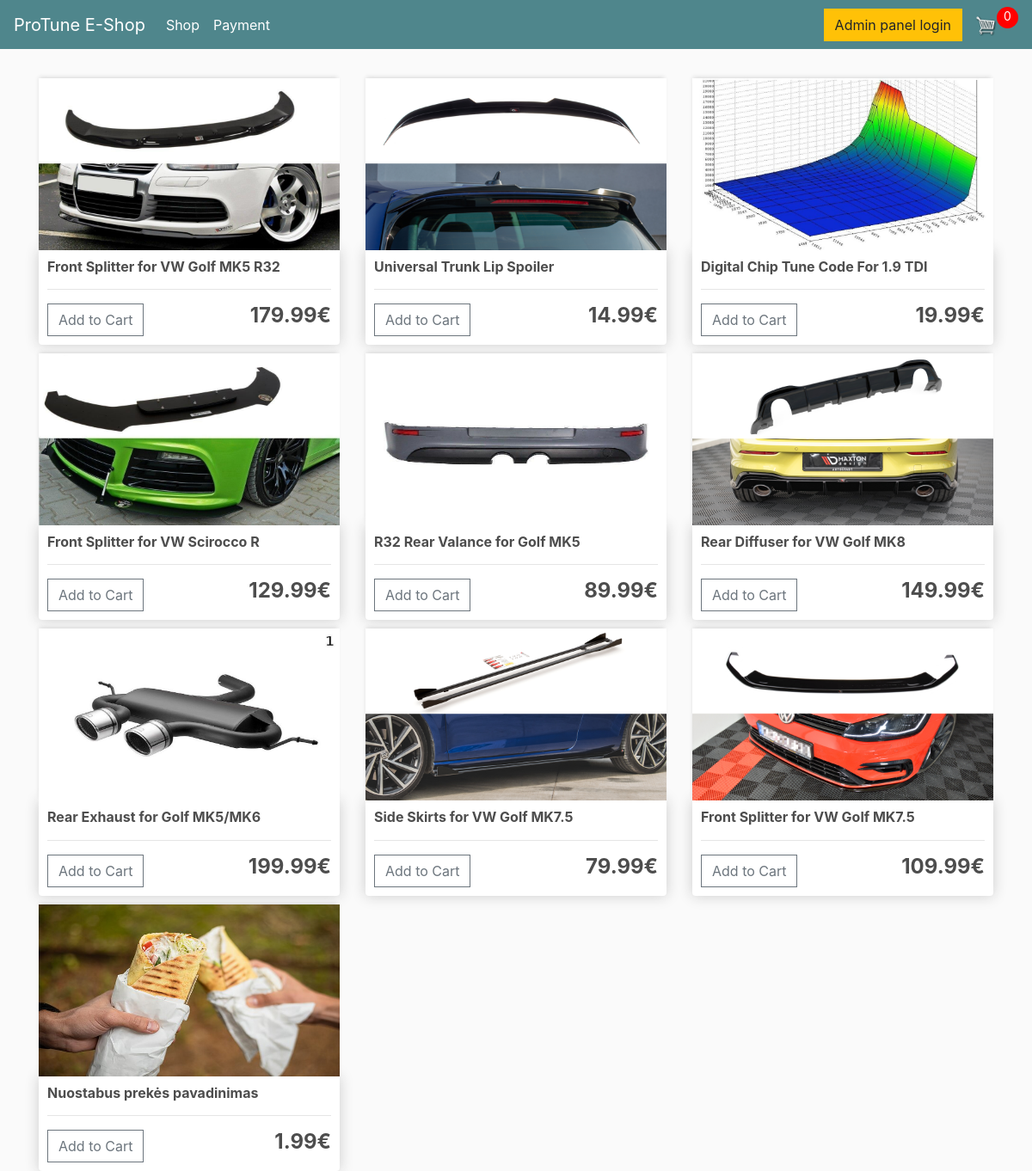
The page / on the database its author committed.
### store/models.py (models this page shows, shortened)
class Product(models.Model):
    name = models.CharField(max_length=200)
    price = models.DecimalField(max_digits=7, decimal_places=2)
    digital = models.BooleanField(default=False, null=True, blank=True)
    image = models.ImageField(null=True, blank=True)
    @property
    def imageURL(self):
        try:
            url = self.image.url
        except:
            url = ''
        return url

### store/views.py (the view)
# urls.py: path('', include('store.urls')),
def store(request):
    data = cartData(request)
    cartItems = data['cartItems']
    products = Product.objects.all()
    context = {'products': products, 'cartItems': cartItems}
    return render(request, 'store/store.html', context)

### store/utils.py (called while the page is built, shortened)
def cookieCart(request):
    try:
        cart = json.loads(request.COOKIES['cart'])
    except:
        cart = {}
    print("Cart:", cart)
    items = []
    order = {'get_cart_total': 0, 'get_cart_items': 0, 'shipping': False}
    cartItems = order['get_cart_items']
    return {'cartItems': cartItems, 'order': order, 'items': items}

def cartData(request):
    if request.user.is_authenticated:
        customer = request.user.customer
        order, created = Order.objects.get_or_create(
            customer=customer, complete=False)
        items = order.orderitem_set.all()
        cartItems = order.get_cart_items
    else:
        cookieData = cookieCart(request)
        cartItems = cookieData['cartItems']
        order = cookieData['order']
        items = cookieData['items']
    return {'cartItems': cartItems, 'order': order, 'items': items}

### store/templates/store/store.html (shortened to what this page needs)
{% extends 'store/main.html' %} {% load static %} {% block content %}
<div class="row">
    {% for product in products %}
    <div class="col-lg-4">
        <img class="thumbnail" src="{{product.imageURL}}" />
        <div class="box-element product">
            <h6><strong>{{product.name}}</strong></h6>
            <hr />
            <button
                data-product="{{product.id}}"
                data-action="add"
                class="btn btn-outline-secondary add-btn update-cart"
            >
                Add to Cart
            </button>
            <h4 style="display: inline-block; float: right">
                <strong>{{product.price|floatformat:2}}€</strong>
            </h4>
        </div>
    </div>
    {% endfor %}
</div>
{% endblock content %}

### static/css/main.css (style rules this page uses)
body { background-color: hsl(0, 0%, 98%); }
h1, h2, h3, h4, h5, h6 { color: hsl(0, 0%, 30%); }
.box-element { box-shadow: hsl(0, 0%, 80%) 0 0 16px; background-color: #fff; border-radius: 4px; padding: 10px; }
.thumbnail { width: 100%; height: 200px; -webkit-box-shadow: -1px -3px 5px -2px rgba(214, 214, 214, 1); -moz-box-shadow: -1px -3px 5px -2px rgba(214, 214, 214, 1); box-shadow: -1px -3px 5px -2px rgba(214, 214, 214, 1); }
.product { border-radius: 0 0 4px 4px; }
.col-lg-4, .col-lg-6, .col-lg-8, .col-lg-12 { margin-top: 10px; }
.btn { border-radius: 0; }

### rows shown on the page
Product: imageURL (picture), name "Front Splitter for VW Golf MK5 R32", price "179.99"
Product: imageURL (picture), name "Universal Trunk Lip Spoiler", price "14.99"
Product: imageURL (picture), name "Digital Chip Tune Code For 1.9 TDI", price "19.99"
Product: imageURL (picture), name "Front Splitter for VW Scirocco R", price "129.99"
Product: imageURL (picture), name "R32 Rear Valance for Golf MK5", price "89.99"
Product: imageURL (picture), name "Rear Diffuser for VW Golf MK8", price "149.99"
Product: imageURL (picture), name "Rear Exhaust for Golf MK5/MK6", price "199.99"
Product: imageURL (picture), name "Side Skirts for VW Golf MK7.5", price "79.99"
Product: imageURL (picture), name "Front Splitter for VW Golf MK7.5", price "109.99"
Product: imageURL (picture), name "Nuostabus prekės pavadinimas", price "1.99"

### other values the page prints
{{ cartItems }} "0"
